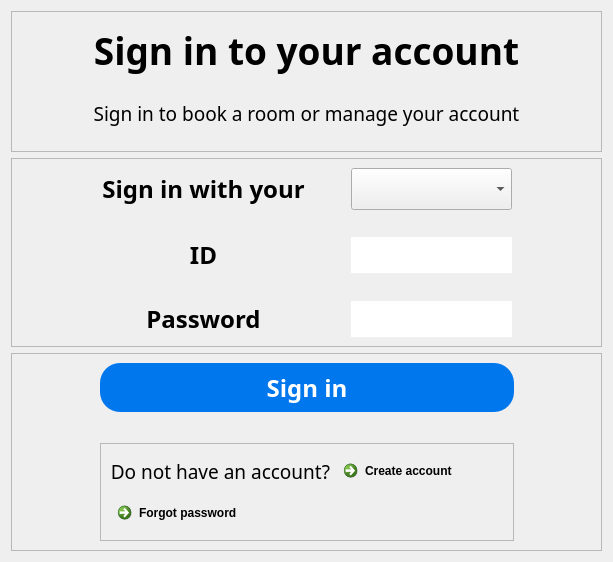
           <widget class="QWidget" name="sign_in_page1">
            <layout class="QGridLayout" name="gridLayout" rowstretch="3,4,3">
             <item row="1" column="0">
              <widget class="QFrame" name="title">
               <property name="frameShape">
                <enum>QFrame::StyledPanel</enum>
               </property>
               <property name="frameShadow">
                <enum>QFrame::Raised</enum>
               </property>
               <layout class="QGridLayout" name="gridLayout_5">
                <item row="0" column="0">
                 <layout class="QGridLayout" name="gridLayout_4" columnstretch="2,4,0,4,2">
                  <item row="3" column="3">
                   <spacer name="verticalSpacer_4">
                    <property name="orientation">
                     <enum>Qt::Vertical</enum>
                    </property>
                    <property name="sizeHint" stdset="0">
                     <size>
                      <width>20</width>
                      <height>40</height>
                     </size>
                    </property>
                   </spacer>
                  </item>
                  <item row="1" column="3">
                   <spacer name="verticalSpacer_2">
                    <property name="orientation">
                     <enum>Qt::Vertical</enum>
                    </property>
                    <property name="sizeHint" stdset="0">
                     <size>
                      <width>20</width>
                      <height>40</height>
                     </size>
                    </property>
                   </spacer>
                  </item>
                  <item row="0" column="2">
                   <spacer name="horizontalSpacer_2">
                    <property name="orientation">
                     <enum>Qt::Horizontal</enum>
                    </property>
                    <property name="sizeHint" stdset="0">
                     <size>
                      <width>40</width>
                      <height>20</height>
                     </size>
                    </property>
                   </spacer>
                  </item>
                  <item row="4" column="1">
                   <widget class="QLabel" name="label_5">
                    <property name="font">
                     <font>
                      <family>Bahnschrift SemiBold</family>
                      <pointsize>18</pointsize>
                      <weight>75</weight>
                      <bold>true</bold>
                     </font>
                    </property>
                    <property name="text">
                     <string>Password</string>
                    </property>
                    <property name="alignment">
                     <set>Qt::AlignCenter</set>
                    </property>
                   </widget>
                  </item>
                  <item row="2" column="3">
                   <widget class="QLineEdit" name="ID_IN">
                    <property name="sizePolicy">
                     <sizepolicy hsizetype="Expanding" vsizetype="Expanding">
                      <horstretch>0</horstretch>
                      <verstretch>0</verstretch>
                     </sizepolicy>
                    </property>
                    <property name="font">
                     <font>
                      <family>Bahnschrift SemiBold</family>
                      <pointsize>18</pointsize>
                      <weight>75</weight>
                      <bold>true</bold>
                     </font>
                    </property>
                    <property name="styleSheet">
                     <string notr="true">QLineEdit{border-radius:20px;}</string>
                    </property>
                    <property name="clearButtonEnabled">
                     <bool>true</bool>
                    </property>
                   </widget>
                  </item>
                  <item row="0" column="1">
                   <widget class="QLabel" name="label_3">
                    <property name="font">
                     <font>
                      <family>Bahnschrift SemiBold</family>
                      <pointsize>18</pointsize>
                      <weight>75</weight>
                      <bold>true</bold>
                     </font>
                    </property>
                    <property name="text">
                     <string>Sign in with your</string>
                    </property>
                    <property name="alignment">
                     <set>Qt::AlignCenter</set>
                    </property>
                   </widget>
                  </item>
                  <item row="0" column="3">
                   <widget class="QComboBox" name="Sign_in_choose">
                    <property name="sizePolicy">
                     <sizepolicy hsizetype="Preferred" vsizetype="Expanding">
                      <horstretch>0</horstretch>
                      <verstretch>0</verstretch>
                     </sizepolicy>
                    </property>
                    <property name="font">
                     <font>
                      <family>Bahnschrift SemiBold</family>
                      <pointsize>18</pointsize>
                      <weight>75</weight>
                      <bold>true</bold>
                     </font>
                    </property>
                    <item>
                     <property name="text">
                      <string/>
                     </property>
                    </item>
                    <item>
                     <property name="text">
                      <string>Name</string>
                     </property>
                    </item>
                    <item>
                     <property name="text">
                      <string>Email</string>
                     </property>
                    </item>
                    <item>
                     <property name="text">
                      <string>Phone</string>
                     </property>
                    </item>
                   </widget>
                  </item>
                  <item row="4" column="3">
                   <widget class="QLineEdit" name="Pwd_in">
                    <property name="sizePolicy">
                     <sizepolicy hsizetype="Expanding" vsizetype="Expanding">
                      <horstretch>0</horstretch>
                      <verstretch>0</verstretch>
                     </sizepolicy>
                    </property>
                    <property name="font">
                     <font>
                      <family>Bahnschrift SemiBold</family>
                      <pointsize>18</pointsize>
                      <weight>75</weight>
                      <bold>true</bold>
                     </font>
                    </property>
                    <property name="styleSheet">
                     <string notr="true">QLineEdit{border-radius:20px;}</string>
                    </property>
                    <property name="text">
                     <string/>
                    </property>
                    <property name="echoMode">
                     <enum>QLineEdit::Password</enum>
                    </property>
                    <property name="readOnly">
                     <bool>false</bool>
                    </property>
                    <property name="clearButtonEnabled">
                     <bool>true</bool>
                    </property>
                   </widget>
                  </item>
                  <item row="2" column="1">
                   <widget class="QLabel" name="label_4">
                    <property name="font">
                     <font>
                      <family>Bahnschrift SemiBold</family>
                      <pointsize>18</pointsize>
                      <weight>75</weight>
                      <bold>true</bold>
                     </font>
                    </property>
                    <property name="text">
                     <string>ID</string>
                    </property>
                    <property name="alignment">
                     <set>Qt::AlignCenter</set>
                    </property>
                   </widget>
                  </item>
                  <item row="0" column="4">
                   <spacer name="horizontalSpacer_3">
                    <property name="orientation">
                     <enum>Qt::Horizontal</enum>
                    </property>
                    <property name="sizeHint" stdset="0">
                     <size>
                      <width>40</width>
                      <height>20</height>
                     </size>
                    </property>
                   </spacer>
                  </item>
                  <item row="0" column="0">
                   <spacer name="horizontalSpacer">
                    <property name="orientation">
                     <enum>Qt::Horizontal</enum>
                    </property>
                    <property name="sizeHint" stdset="0">
                     <size>
                      <width>40</width>
                      <height>20</height>
                     </size>
                    </property>
                   </spacer>
                  </item>
                 </layout>
                </item>
               </layout>
              </widget>
             </item>
             <item row="0" column="0">
              <widget class="QFrame" name="frame_2">
               <property name="frameShape">
                <enum>QFrame::StyledPanel</enum>
               </property>
               <property name="frameShadow">
                <enum>QFrame::Raised</enum>
               </property>
               <layout class="QGridLayout" name="gridLayout_3">
                <item row="0" column="0">
                 <layout class="QGridLayout" name="gridLayout_2">
                  <item row="0" column="0">
                   <widget class="QLabel" name="label">
                    <property name="font">
                     <font>
                      <family>Bahnschrift SemiBold</family>
                      <pointsize>28</pointsize>
                      <weight>75</weight>
                      <bold>true</bold>
                     </font>
                    </property>
                    <property name="text">
                     <string>Sign in to your account</string>
                    </property>
                    <property name="alignment">
                     <set>Qt::AlignCenter</set>
                    </property>
                   </widget>
                  </item>
                  <item row="1" column="0">
                   <widget class="QLabel" name="label_2">
                    <property name="font">
                     <font>
                      <family>Bahnschrift Light</family>
                      <pointsize>14</pointsize>
                     </font>
                    </property>
                    <property name="text">
                     <string>Sign in to book a room or manage your account</string>
                    </property>
                    <property name="alignment">
                     <set>Qt::AlignCenter</set>
                    </property>
                   </widget>
                  </item>
                 </layout>
                </item>
               </layout>
              </widget>
             </item>
             <item row="2" column="0">
              <widget class="QFrame" name="frame_3">
               <property name="frameShape">
                <enum>QFrame::StyledPanel</enum>
               </property>
               <property name="frameShadow">
                <enum>QFrame::Raised</enum>
               </property>
               <layout class="QGridLayout" name="gridLayout_7">
                <item row="0" column="0">
                 <layout class="QGridLayout" name="gridLayout_6" rowstretch="2,1,3" columnstretch="1,2,1">
                  <item row="0" column="2">
                   <spacer name="horizontalSpacer_5">
                    <property name="orientation">
                     <enum>Qt::Horizontal</enum>
                    </property>
                    <property name="sizeHint" stdset="0">
                     <size>
                      <width>40</width>
                      <height>20</height>
                     </size>
                    </property>
                   </spacer>
                  </item>
                  <item row="2" column="1">
                   <widget class="QFrame" name="frame">
                    <property name="frameShape">
                     <enum>QFrame::StyledPanel</enum>
                    </property>
                    <property name="frameShadow">
                     <enum>QFrame::Raised</enum>
                    </property>
                    <layout class="QGridLayout" name="gridLayout_9">
                     <item row="0" column="0">
                      <layout class="QGridLayout" name="gridLayout_8">
                       <item row="0" column="0">
                        <widget class="QLabel" name="label_6">
                         <property name="font">
                          <font>
                           <family>Bahnschrift Light</family>
                           <pointsize>14</pointsize>
                          </font>
                         </property>
                         <property name="text">
                          <string>Do not have an account?</string>
                         </property>
                         <property name="alignment">
                          <set>Qt::AlignRight|Qt::AlignTrailing|Qt::AlignVCenter</set>
                         </property>
                        </widget>
                       </item>
                       <item row="0" column="1">
                        <widget class="QCommandLinkButton" name="to_sign_up_page">
                         <property name="styleSheet">
                          <string notr="true">QCommandLinkButton{background-color: rgb(0, 119, 237,0);}</string>
                         </property>
                         <property name="text">
                          <string>Create account</string>
                         </property>
                        </widget>
                       </item>
                      </layout>
                     </item>
                     <item row="1" column="0">
                      <widget class="QCommandLinkButton" name="commandLinkButton">
                       <property name="styleSheet">
                        <string notr="true">QCommandLinkButton{background-color: rgb(0, 119, 237,0);}</string>
                       </property>
                       <property name="text">
                        <string>Forgot password</string>
                       </property>
                      </widget>
                     </item>
                    </layout>
                   </widget>
                  </item>
                  <item row="0" column="0">
                   <spacer name="horizontalSpacer_4">
                    <property name="orientation">
                     <enum>Qt::Horizontal</enum>
                    </property>
                    <property name="sizeHint" stdset="0">
                     <size>
                      <width>40</width>
                      <height>20</height>
                     </size>
                    </property>
                   </spacer>
                  </item>
                  <item row="0" column="1">
                   <widget class="QPushButton" name="sign_in">
                    <property name="sizePolicy">
                     <sizepolicy hsizetype="Minimum" vsizetype="Expanding">
                      <horstretch>0</horstretch>
                      <verstretch>0</verstretch>
                     </sizepolicy>
                    </property>
                    <property name="font">
                     <font>
                      <family>Bahnschrift SemiBold</family>
                      <pointsize>18</pointsize>
                      <weight>75</weight>
                      <bold>true</bold>
                     </font>
                    </property>
                    <property name="styleSheet">
                     <string notr="true">QPushButton{background-color: rgb(0, 119, 237); border-radius:20px; color:rgb(255,255,255);}</string>
                    </property>
                    <property name="text">
                     <string>Sign in</string>
                    </property>
                   </widget>
                  </item>
                  <item row="1" column="1">
                   <spacer name="verticalSpacer">
                    <property name="orientation">
                     <enum>Qt::Vertical</enum>
                    </property>
                    <property name="sizeHint" stdset="0">
                     <size>
                      <width>20</width>
                      <height>40</height>
                     </size>
                    </property>
                   </spacer>
                  </item>
                 </layout>
                </item>
               </layout>
              </widget>
             </item>
            </layout>
           </widget>
